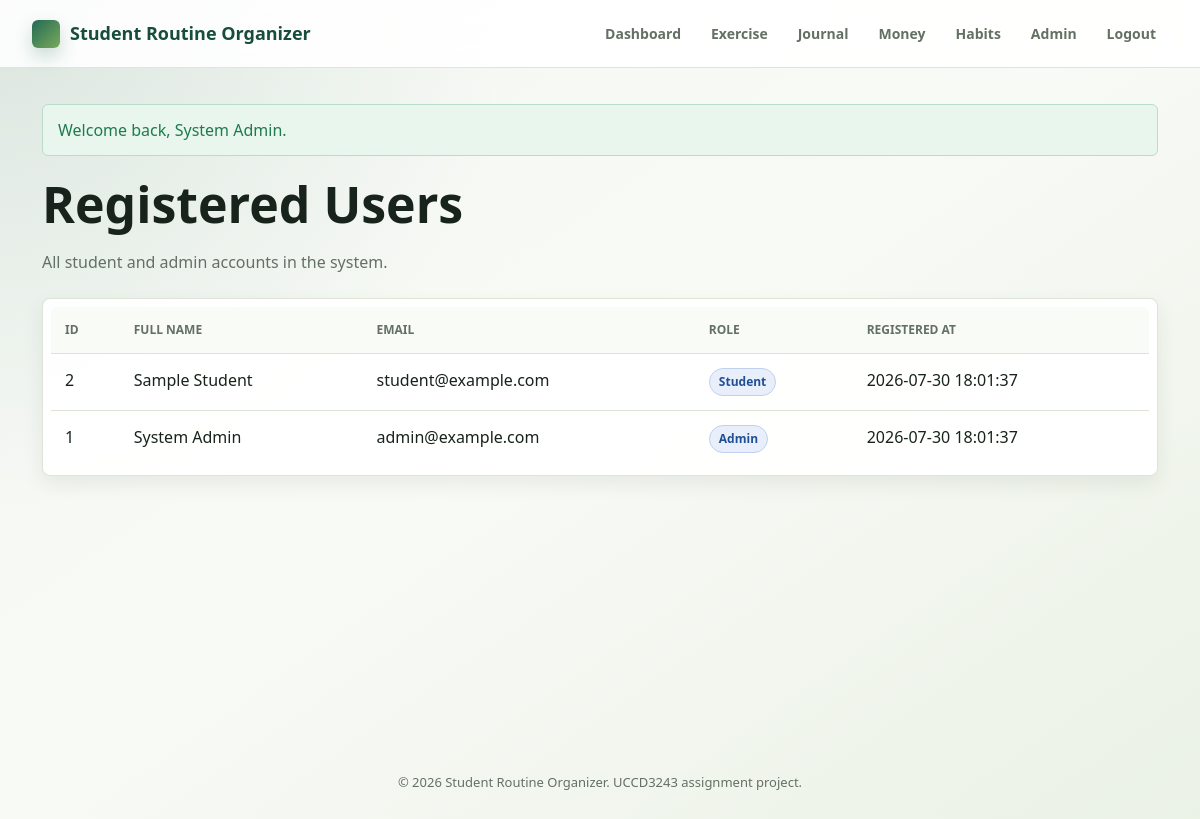
The page /admin/users.php (signed in) on the database its author committed.
### tables this page shows
CREATE TABLE users (
  user_id INT AUTO_INCREMENT PRIMARY KEY,
  full_name VARCHAR(100) NOT NULL,
  email VARCHAR(120) NOT NULL UNIQUE,
  password_hash VARCHAR(255) NOT NULL,
  role ENUM('student', 'admin') NOT NULL DEFAULT 'student',
  created_at TIMESTAMP DEFAULT CURRENT_TIMESTAMP
);

### includes/validation.php (called while the page is built, shortened)
<?php
function escapeOutput(?string $value): string
{
    return htmlspecialchars((string) $value, ENT_QUOTES, 'UTF-8');
}

### admin/users.php (the view, shortened to what this page needs)
<?php
$users = [];
$usersError = null;
try {
    $connection = getDatabaseConnection();
    $result = $connection->query('SELECT user_id, full_name, email, role, created_at FROM users ORDER BY created_at DESC, user_id DESC');
    $users = $result->fetch_all(MYSQLI_ASSOC);
} catch (Throwable $exception) {
    $usersError = 'Registered users are unavailable right now.';
}
require __DIR__ . '/../includes/header.php';
?>
<section class="section-heading">
    <h1>Registered Users</h1>
    <p class="muted">All student and admin accounts in the system.</p>
</section>
<?php if ($usersError): ?>
    <div class="alert alert-error"><?= escapeOutput($usersError); ?></div>
<?php else: ?>
    <section class="panel table-panel">
        <table class="data-table">
            <thead>
                <tr>
                    <th>ID</th>
                    <th>Full Name</th>
                    <th>Email</th>
                    <th>Role</th>
                    <th>Registered At</th>
                </tr>
            </thead>
            <tbody>
                <?php foreach ($users as $user): ?>
                    <tr>
                        <td><?= (int) $user['user_id']; ?></td>
                        <td><?= escapeOutput($user['full_name']); ?></td>
                        <td><?= escapeOutput($user['email']); ?></td>
                        <td><span class="status-pill"><?= escapeOutput(ucfirst($user['role'])); ?></span></td>
                        <td><?= escapeOutput($user['created_at']); ?></td>
                    </tr>
                <?php endforeach; ?>
            </tbody>
        </table>
    </section>
<?php endif; ?>
<?php require __DIR__ . '/../includes/footer.php'; ?>

### assets/css/journal_editor.css (style rules this page uses)
:root { --nj-bg: #f4f7f2; --nj-surface: rgba(255, 255, 255, 0.94); --nj-surface-soft: #f8faf6; --nj-primary: #236a54; --nj-primary-dark: #174d3d; --nj-primary-light: #e2f1ea; --nj-text: #17231b; --nj-muted: #647064; --nj-border: #dbe4d7; --nj-rose: #b84a62; --nj-rose-light: #fdebf0; --nj-amber: #d9822b; --nj-amber-light: #fff0de; --nj-blue: #3569b7; --nj-blue-light: #e8effb; --nj-purple: #7b4eb2; --nj-purple-light: #f1ebf9; --nj-shadow-sm: 0 4px 14px rgba(23, 35, 27, 0.06); --nj-shadow-md: 0 10px 30px rgba(23, 35, 27, 0.1); --nj-shadow-lg: 0 20px 45px rgba(23, 35, 27, 0.15); --nj-radius: 12px; --nj-radius-sm: 8px; --nj-font-ui: 'Plus Jakarta Sans', 'Inter', -apple-system, BlinkMacSystemFont, sans-serif; --nj-font-canvas: 'Lora', 'Playfair Display', Georgia, serif; }

### rows shown on the page
users: user_id "2", full_name "Sample Student", email "student@example.com", role "Student", created_at "2026-07-30 18:01:37"
users: user_id "1", full_name "System Admin", email "admin@example.com", role "Admin", created_at "2026-07-30 18:01:37"

### other values the page prints
APP_NAME "Student Routine Organizer"
escapeOutput($label) "Dashboard"
escapeOutput($label) "Exercise"
escapeOutput($label) "Journal"
escapeOutput($label) "Money"
escapeOutput($label) "Habits"
$message "Welcome back, System Admin."
